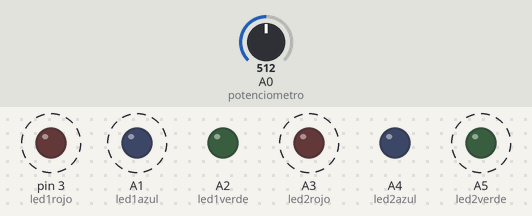
Recording of a sketch running on a simulated Arduino Uno, built with avr-gcc and run on an emulated ATmega328P. On the bench: output pins drawn as LEDs (lit = HIGH). Dashed ring = blinking. The inputs (shaded band) are chosen by the test bench; at power-on: A0 (potenciometro) = 512.

Above: at 1.8 s.
1.9 s: A0 (potenciometro) set to 0
At 2.18 s:
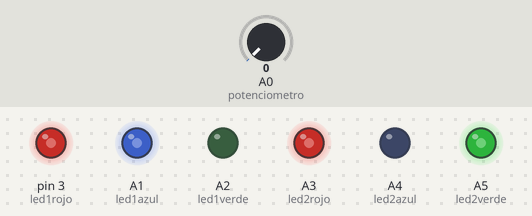
5.4 s: A0 (potenciometro) set to 122
At 5.71 s:
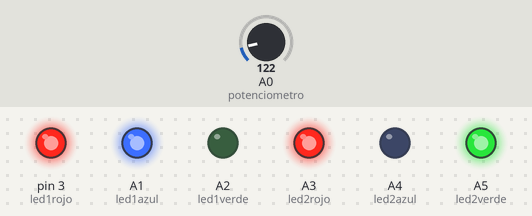
8.9 s: A0 (potenciometro) set to 0
12.4 s: A0 (potenciometro) set to 306
Timing chart, 0 to 16.9 s (numbered marks = the images above; inputs shaded):
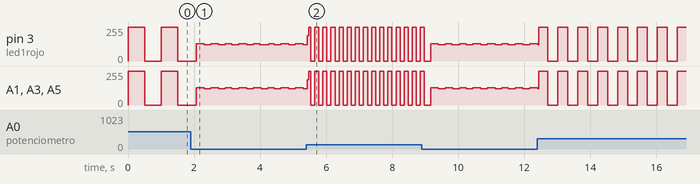

The sketch:

guia_manejo_analogico4.ino
```cpp
//Con ayuda de un potenciómetro
//cambiar la velocidad de parpadeo de 2 led rgb en color
//magenta y amarillo

#define led1rojo 3
#define led1azul A1
#define led1verde A2

#define led2rojo A3
#define led2azul A4
#define led2verde A5

#define potenciometro A0


void setup()
{
  pinMode(led1rojo, OUTPUT);
  pinMode(led1azul, OUTPUT);
  pinMode(led1verde, OUTPUT);

  pinMode(led2rojo, OUTPUT);
  pinMode(led2azul, OUTPUT);
  pinMode(led2verde, OUTPUT);

  pinMode(potenciometro, INPUT);
}

void loop()
{
  int lecturaAnal = analogRead(potenciometro);
  int nuevoValor = map(lecturaAnal, 0, 1023, 5, 1000);

  analogWrite(led1rojo, 255);
  analogWrite(led1azul, 255);
  analogWrite(led2rojo, 255);
  analogWrite(led2verde, 255);
  delay(nuevoValor);
  analogWrite(led1rojo, 0);
  analogWrite(led1azul, 0);
  analogWrite(led2rojo, 0);
  analogWrite(led2verde, 0);
  delay(nuevoValor);
}
```

Measured:
- by itself, pin 3 (led1rojo), A1 (led1azul), A3 (led2rojo), A5 (led2verde): repeats every 0.57 s: 255/255 0.27 s, 0/255 0.30 s
